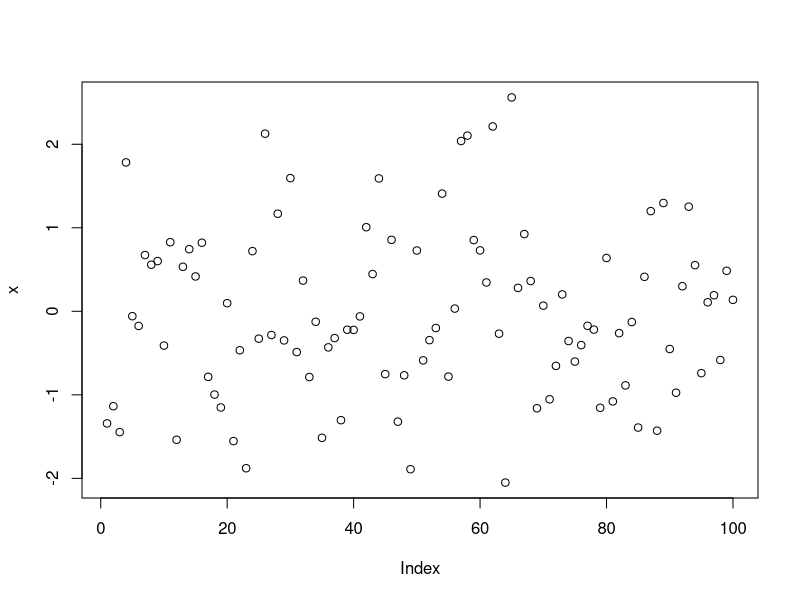
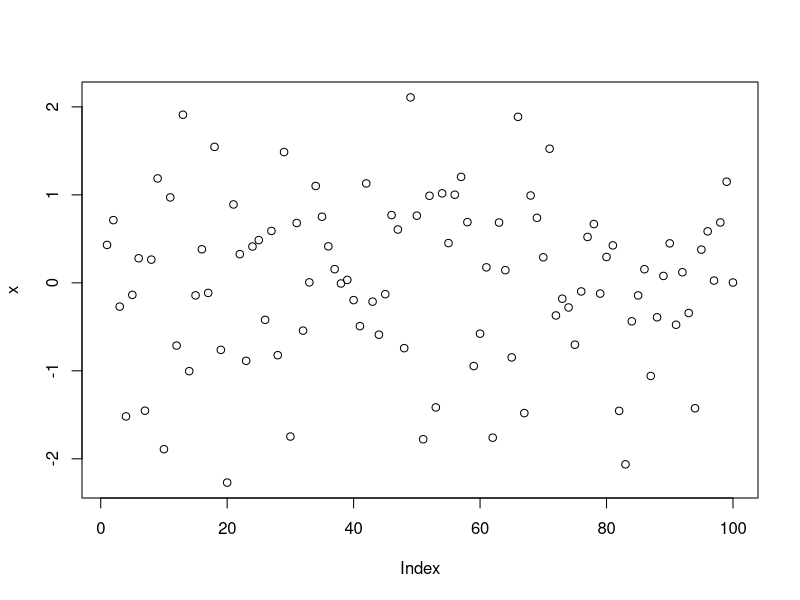
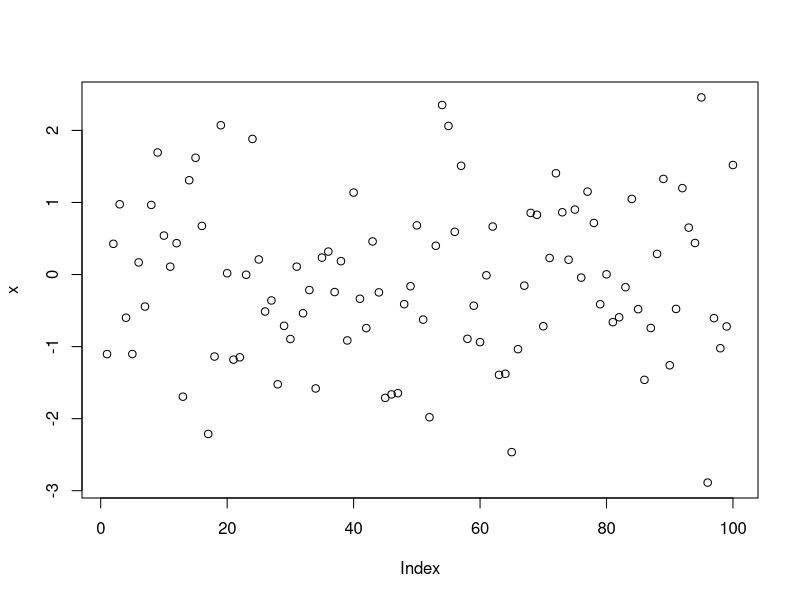
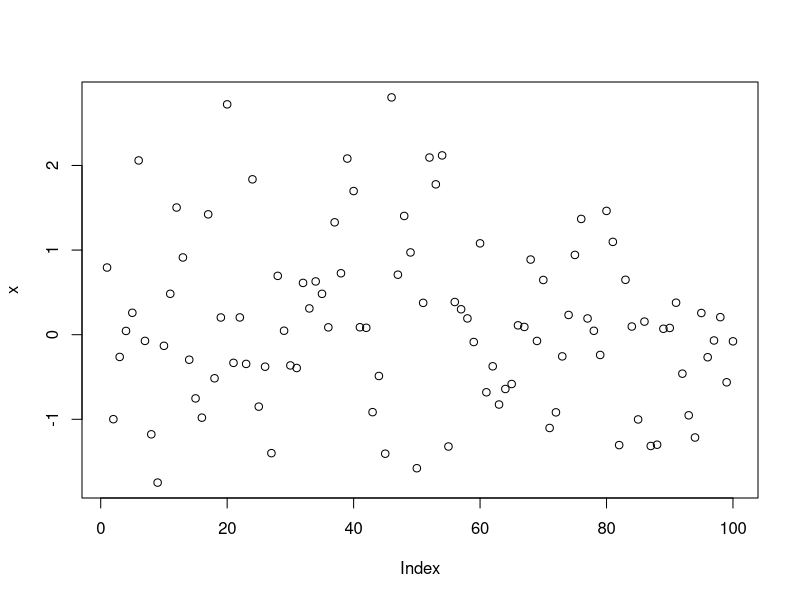

R code for these plots, in order:
## ---- chunk 1
rm(list=ls())
## ---- chunk 2
x = rnorm(100)
plot(x)
## ---- chunk 3
x = rnorm(100)
plot(x)
## ---- chunk 4
x = rnorm(100)
plot(x)
## ---- chunk 5
x = rnorm(100)
plot(x)
## ---- chunk 6
#Sys.sleep(10)
## ---- chunk 7

## ---- chunk 8
rm(list=ls())
